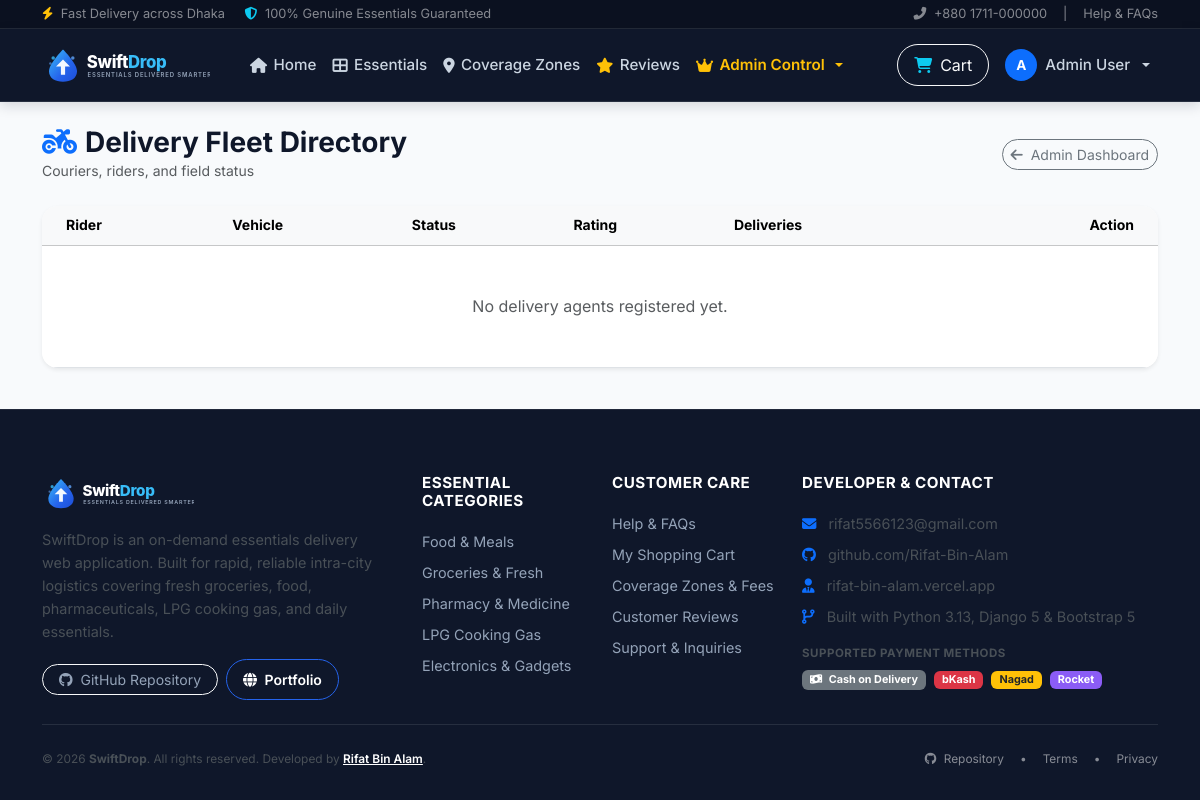
Before: /users/delivery-agents/ (signed in) with the older database file.
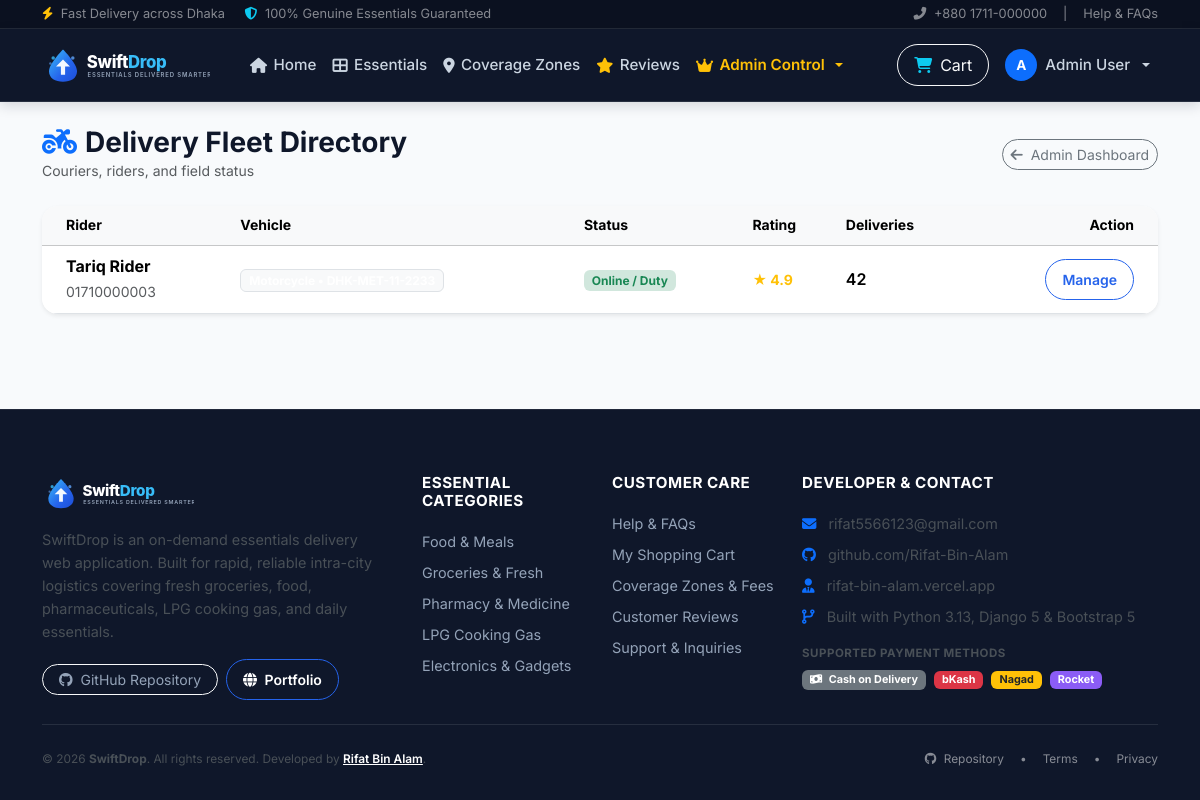
After: the same page with the newer database file.
### users/models.py (models this page shows, shortened)
class User(AbstractUser):
    USER_TYPE_CHOICES = [
        ('customer', 'Customer'),
        ('admin', 'Administrator'),
        ('delivery_agent', 'Delivery Partner'),
    ]
    user_type = models.CharField(
        max_length=20,
        choices=USER_TYPE_CHOICES,
        default='customer',
        verbose_name=_('User Type')
    )
    phone_number = models.CharField(
        max_length=15,
        unique=True,
        verbose_name=_('Phone Number')
    )
    address = models.TextField(
        blank=True,
        null=True,
        verbose_name=_('Address')
    )
    city = models.CharField(
        max_length=100,
        blank=True,
        null=True,
        verbose_name=_('City / Area')
    )
    postal_code = models.CharField(
        max_length=10,
        blank=True,
        null=True,
        verbose_name=_('Postal Code')
    )
    profile_picture = models.ImageField(
        upload_to='profile_pictures/',
        blank=True,
        null=True,
        verbose_name=_('Profile Picture')
    )
    is_verified = models.BooleanField(
        default=False,
        verbose_name=_('Verified')
    )
    created_at = models.DateTimeField(
        auto_now_add=True,
        verbose_name=_('Created At')
    )
    updated_at = models.DateTimeField(
        auto_now=True,
        verbose_name=_('Updated At')
    )
    class Meta:
        verbose_name = _('User')
        verbose_name_plural = _('Users')
    @property
    def is_customer(self):
        return self.user_type == 'customer'
    @property
    def is_admin(self):
        return self.user_type == 'admin' or self.is_staff or self.is_superuser
    @property
    def is_delivery_agent(self):
        return self.user_type == 'delivery_agent'

class DeliveryAgentProfile(models.Model):
    user = models.OneToOneField(
        User,
        on_delete=models.CASCADE,
        related_name='delivery_agent_profile',
        verbose_name=_('User')
    )
    license_number = models.CharField(
        max_length=50,
        unique=True,
        verbose_name=_('License Number')
    )
    vehicle_type = models.CharField(
        max_length=50,
        choices=[
            ('bike', 'Motorcycle'),
            ('cycle', 'Bicycle'),
            ('car', 'Car'),
            ('van', 'Van'),
        ],
        default='bike',
        verbose_name=_('Vehicle Type')
    )
    vehicle_number = models.CharField(
        max_length=20,
        verbose_name=_('Vehicle Number')
    )
    is_available = models.BooleanField(
        default=True,
        verbose_name=_('Available for Deliveries')
    )
    rating = models.FloatField(
        default=5.0,
        verbose_name=_('Rating')
    )
    total_deliveries = models.PositiveIntegerField(
        default=0,
        verbose_name=_('Total Deliveries')
    )
    class Meta:
        verbose_name = _('Delivery Agent Profile')
        verbose_name_plural = _('Delivery Agent Profiles')

### users/views.py (the view)
# urls.py: path('delivery-agents/', views.DeliveryAgentListView.as_view(), name='delivery_agent_list'),
class DeliveryAgentListView(AdminRequiredMixin, ListView):
    model = User
    template_name = 'users/delivery_agent_list.html'
    context_object_name = 'delivery_agents'
    paginate_by = 20
    def get_queryset(self):
        return User.objects.filter(user_type='delivery_agent').order_by('-date_joined')

### dashboard/context_processors.py (called while the page is built)
def swift_drop_context(request):
    cart_item_count = 0
    session_cart = request.session.get('cart', {})
    if isinstance(session_cart, dict):
        cart_item_count = sum(item.get('quantity', 0) for item in session_cart.values() if isinstance(item, dict))
    elif isinstance(session_cart, list):
        cart_item_count = sum(item.get('quantity', 0) for item in session_cart if isinstance(item, dict))
    return {
        'BRAND_NAME': getattr(settings, 'BRAND_NAME', 'SwiftDrop'),
        'TAGLINE': getattr(settings, 'TAGLINE', 'Your Essentials. Delivered Smarter.'),
        'CURRENCY_SYMBOL': getattr(settings, 'CURRENCY_SYMBOL', '৳'),
        'CURRENCY_CODE': getattr(settings, 'CURRENCY_CODE', 'BDT'),
        'session_cart_count': cart_item_count,
    }

### users/views.py (called while the page is built)
    def test_func(self):
        return bool(self.request.user.is_authenticated and (
            self.request.user.is_staff or
            self.request.user.is_superuser or
            getattr(self.request.user, 'user_type', None) == 'admin'
        ))

### templates/users/delivery_agent_list.html (shortened to what this page needs)
{% extends 'base.html' %}
{% load static %}
{% block content %}
<div class="container py-4">
    <div class="d-flex justify-content-between align-items-center mb-4">
        <div>
            <h3 class="fw-bold text-navy mb-0">
                <i class="fas fa-motorcycle text-primary me-2"></i>Delivery Fleet Directory
            </h3>
            <p class="text-muted small mb-0">Couriers, riders, and field status</p>
        </div>
        <a href="{% url 'dashboard:admin_dashboard' %}" class="btn btn-outline-secondary btn-sm rounded-pill">
            <i class="fas fa-arrow-left me-1"></i> Admin Dashboard
        </a>
    </div>
    <div class="card border-0 shadow-sm rounded-4 overflow-hidden">
        <div class="table-responsive">
            <table class="table table-hover align-middle mb-0">
                <thead class="table-light small text-muted">
                    <tr>
                        <th class="ps-4">Rider</th>
                        <th>Vehicle</th>
                        <th>Status</th>
                        <th>Rating</th>
                        <th>Deliveries</th>
                        <th class="text-end pe-4">Action</th>
                    </tr>
                </thead>
                <tbody>
                    {% for agent in delivery_agents %}
                        <tr>
                            <td class="ps-4">
                                <div class="fw-bold text-navy">{{ agent.get_full_name|default:agent.username }}</div>
                                <small class="text-muted">{{ agent.phone_number|default:agent.email }}</small>
                            </td>
                            <td>
                                {% if agent.delivery_agent_profile %}
                                    <span class="badge bg-light text-navy border">
                                    </span>
                                {% else %}
                                    <span class="text-muted small">No vehicle profile</span>
                                {% endif %}
                            </td>
                            <td>
                                {% if agent.delivery_agent_profile.is_available %}
                                    <span class="badge bg-success-subtle text-success">Online / Duty</span>
                                {% else %}
                                    <span class="badge bg-secondary-subtle text-secondary">Offline</span>
                                {% endif %}
                            </td>
                            <td>
                                <span class="fw-bold text-warning small">
                                    ★ {{ agent.delivery_agent_profile.rating|default:"5.0" }}
                                </span>
                            </td>
                            <td class="fw-semibold text-navy">
                                {{ agent.delivery_agent_profile.total_deliveries|default:0 }}
                            </td>
                            <td class="text-end pe-4">
                                <a href="{% url 'users:delivery_agent_detail' agent.pk %}" class="btn btn-outline-primary btn-sm rounded-pill px-3">
                                    Manage
                                </a>
                            </td>
                        </tr>
                    {% empty %}
                        <tr>
                            <td colspan="6" class="text-center py-5 text-muted">No delivery agents registered yet.</td>
                        </tr>
                    {% endfor %}
                </tbody>
            </table>
        </div>
    </div>
</div>
{% endblock %}

Changed rows visible on the page:
added User: get_full_name "Tariq Rider", phone_number "01710000003", shows "Online / Duty", delivery_agent_profile.rating "4.9", delivery_agent_profile.total_deliveries "42"
Other visible differences:
text no longer shown: "No delivery agents registered yet."
